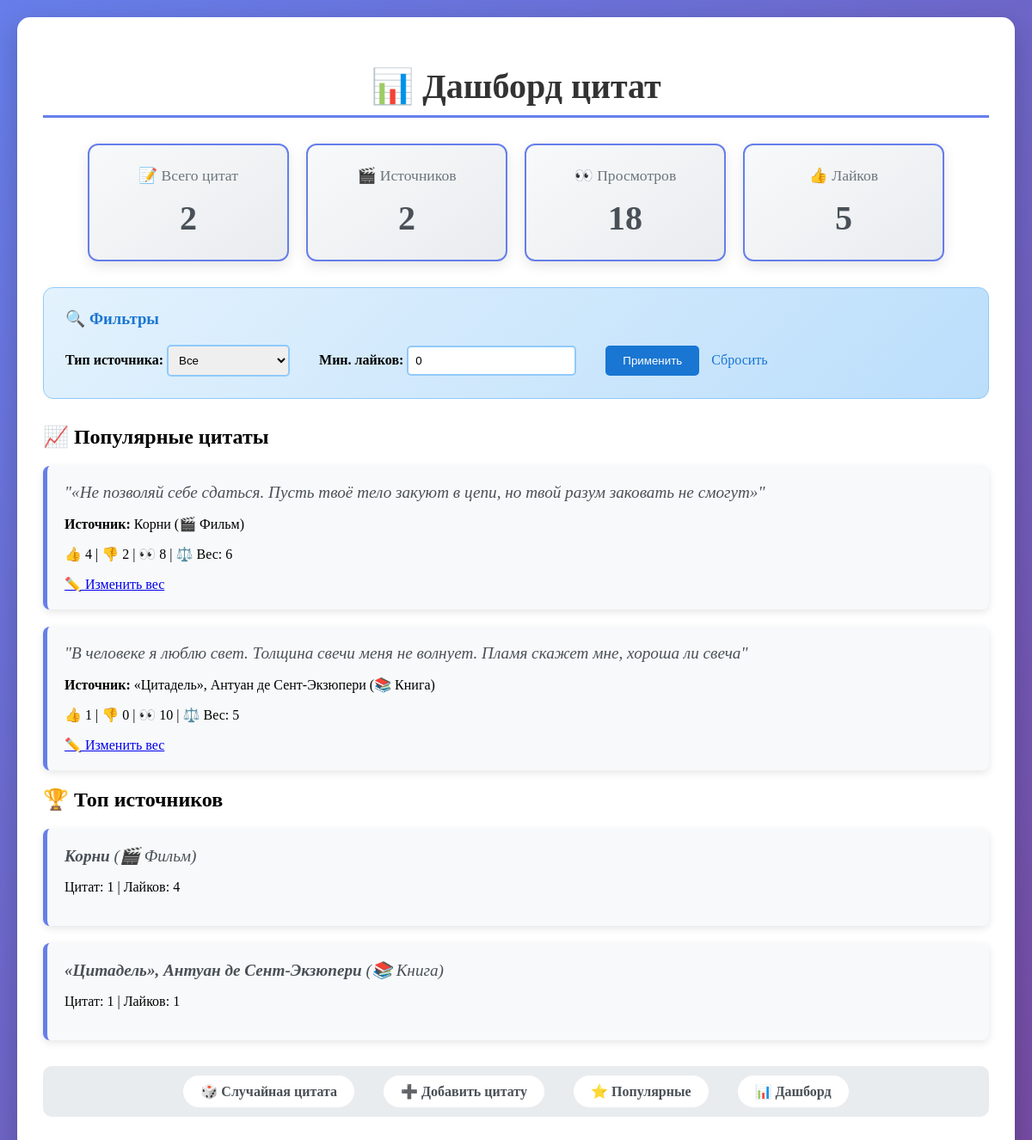
Before: /dashboard/ with the older database file.
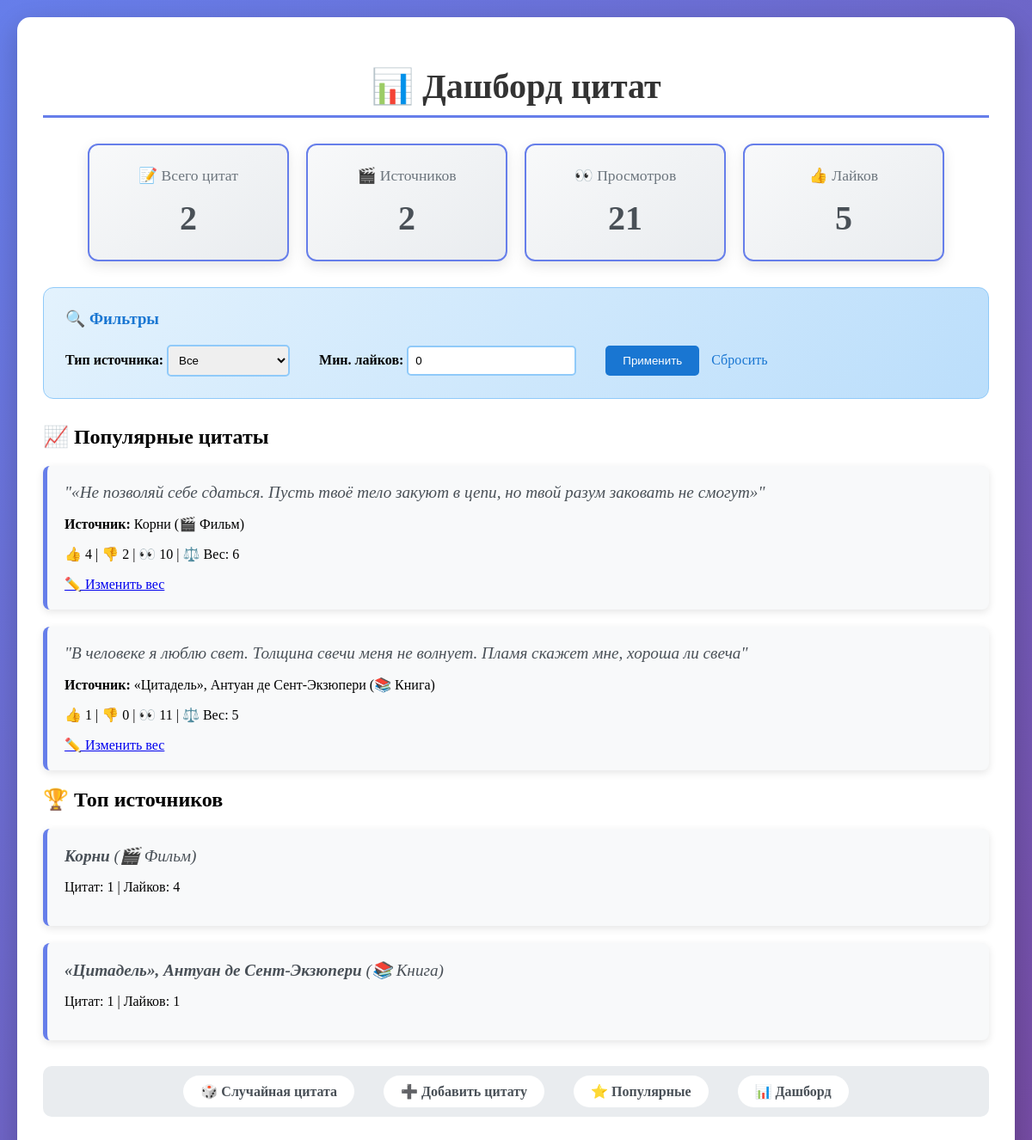
After: the same page with the newer database file.
### quotes/models.py (models this page shows, shortened)
class Quote(models.Model):
    text = models.TextField(unique=True)  # запрещает дубликаты
    source = models.ForeignKey(Source, on_delete=models.CASCADE)
    weight = models.IntegerField(default=1, validators=[MinValueValidator(1), MaxValueValidator(10)])  # вес цитаты
    views = models.IntegerField(default=0)   # счетчик просмотров
    likes = models.IntegerField(default=0)   # лайки
    dislikes = models.IntegerField(default=0) # дизлайки

class Source(models.Model):
    name = models.CharField(max_length=200, unique=True)
    type_choices = [
        ('movie', '🎬 Фильм'),
        ('series', '📺 Сериал'),
        ('book', '📚 Книга'),
        ('song', '🎵 Песня'),
        ('game', '🎮 Игра'),
        ('poem', '📝 Стихотворения'),
        ('speech', '🎤 Выступление'),
        ('social', '📱 Соцсети'),
        ('proverb', '💬 Пословица'),
        ('other', '❓ Другое'),
    ]
    type = models.CharField(max_length=10, choices=type_choices)

### quotes/views.py (the view)
# urls.py: path('dashboard/', views.dashboard, name='dashboard'),
def dashboard(request):
    total_quotes = Quote.objects.count()
    total_sources = Source.objects.count()
    total_views = sum(quote.views for quote in Quote.objects.all())
    total_likes = sum(quote.likes for quote in Quote.objects.all())
    popular_sources = Source.objects.annotate(
        total_quotes=models.Count('quote'),
        total_likes=models.Sum('quote__likes')
    ).order_by('-total_likes')[:5]
    source_type = request.GET.get('type', '')
    min_likes = request.GET.get('min_likes', 0)
    filtered_quotes = Quote.objects.all()
    if source_type:
        filtered_quotes = filtered_quotes.filter(source__type=source_type)
    if min_likes:
        filtered_quotes = filtered_quotes.filter(likes__gte=int(min_likes))
    filtered_quotes = filtered_quotes.order_by('-likes')[:20]
    context = {
        'total_quotes': total_quotes,
        'total_sources': total_sources,
        'total_views': total_views,
        'total_likes': total_likes,
        'popular_sources': popular_sources,
        'filtered_quotes': filtered_quotes,
        'source_type': source_type,
        'min_likes': min_likes,
    }
    return render(request, 'dashboard.html', context)

### quotes/templates/dashboard.html (shortened to what this page needs)
<!DOCTYPE html>
<html>
<head>
</head>
<body>
    <div class="container">
        <h1>📊 Дашборд цитат</h1>
        <div class="stats">
            <div class="stat-card">
                <h3>📝 Всего цитат</h3>
                <p>{{ total_quotes }}</p>
            </div>
            <div class="stat-card">
                <h3>🎬 Источников</h3>
                <p>{{ total_sources }}</p>
            </div>
            <div class="stat-card">
                <h3>👀 Просмотров</h3>
                <p>{{ total_views }}</p>
            </div>
            <div class="stat-card">
                <h3>👍 Лайков</h3>
                <p>{{ total_likes }}</p>
            </div>
        </div>
        <div class="filters">
            <h3>🔍 Фильтры</h3>
            <form method="get">
                <label>Тип источника:
                    <select name="type">
                        <option value="">Все</option>
                    </select>
                </label>
                <label>Мин. лайков:
                    <input type="number" name="min_likes" value="{{ min_likes }}" min="0">
                </label>
                <button type="submit">Применить</button>
                <a href="{% url 'dashboard' %}">Сбросить</a>
            </form>
        </div>
        <h2>📈 Популярные цитаты</h2>
        {% for quote in filtered_quotes %}
        <div class="quote-item">
            <p>"{{ quote.text }}"</p>
            <p><strong>Источник:</strong> {{ quote.source.name }} ({{ quote.source.get_type_display }})</p>
            <p>👍 {{ quote.likes }} | 👎 {{ quote.dislikes }} | 👀 {{ quote.views }} | ⚖️ Вес: {{ quote.weight }}</p>
            <a href="{% url 'edit_quote' quote.id %}">✏️ Изменить вес</a>
        </div>
        {% endfor %}
        <h2>🏆 Топ источников</h2>
        {% for source in popular_sources %}
        <div class="quote-item">
            <p><strong>{{ source.name }}</strong> ({{ source.get_type_display }})</p>
            <p>Цитат: {{ source.total_quotes }} | Лайков: {{ source.total_likes }}</p>
        </div>
        {% endfor %}
        <div class="navigation">
            <a href="{% url 'random_quote' %}">🎲 Случайная цитата</a>
            <a href="{% url 'add_quote' %}">➕ Добавить цитату</a>
            <a href="{% url 'popular_quotes' %}">⭐ Популярные</a>
            <a href="{% url 'dashboard' %}">📊 Дашборд</a>
        </div>
    </div>
</body>

### quotes/templates/dashboard.html (style rules this page uses)
body { font-family: 'Georgia', serif; background: linear-gradient(135deg, #667eea 0%, #764ba2 100%); margin: 0; padding: 20px; min-height: 100vh; }
.container { max-width: 1200px; margin: 0 auto; background: white; padding: 30px; border-radius: 15px; box-shadow: 0 10px 30px rgba(0,0,0,0.2); }
h1 { text-align: center; color: #333; font-size: 2.5em; margin-bottom: 30px; border-bottom: 3px solid #667eea; padding-bottom: 10px; }
.stats { display: flex; gap: 20px; margin: 30px 0; flex-wrap: wrap; justify-content: center; }
.stat-card { border: 2px solid #667eea; padding: 25px; border-radius: 12px; background: linear-gradient(145deg, #f8f9fa, #e9ecef); text-align: center; min-width: 180px; box-shadow: 0 5px 15px rgba(0,0,0,0.1); transition: transform 0.3s ease; }
.stat-card h3 { color: #6c757d; margin: 0 0 15px 0; font-size: 1.1em; font-weight: normal; }
.stat-card p { font-size: 2.5em; font-weight: bold; color: #495057; margin: 0; text-align: center; }
.filters { background: linear-gradient(135deg, #e3f2fd, #bbdefb); padding: 25px; margin: 30px 0; border-radius: 12px; border: 1px solid #90caf9; }
.filters h3 { margin-top: 0; color: #1976d2; }
.filters label { margin-right: 15px; font-weight: bold; }
.filters select, .filters input { padding: 8px; border: 2px solid #90caf9; border-radius: 5px; margin-right: 15px; }
.filters button { background: #1976d2; color: white; padding: 10px 20px; border: none; border-radius: 5px; cursor: pointer; margin-right: 10px; }
.filters a { color: #1976d2; text-decoration: none; }
.quote-item { border-left: 5px solid #667eea; padding: 20px; margin: 20px 0; border-radius: 8px; background: #f8f9fa; box-shadow: 0 3px 10px rgba(0,0,0,0.1); }
.quote-item p:first-child { font-style: italic; color: #495057; font-size: 1.2em; margin: 0 0 10px 0; }
.navigation { text-align: center; margin: 30px 0; padding: 20px; background: #e9ecef; border-radius: 10px; }
.navigation a { color: #495057; text-decoration: none; margin: 0 15px; font-weight: bold; padding: 10px 20px; border-radius: 25px; background: white; transition: all 0.3s ease; }

Changed rows visible on the page:
changed Quote "Корни": views "8" → "10"
changed Quote "«Цитадель», Антуан де Сент-Экзюпери": views "10" → "11"
Other visible differences:
{{ total_views }}: "18" → "21"
